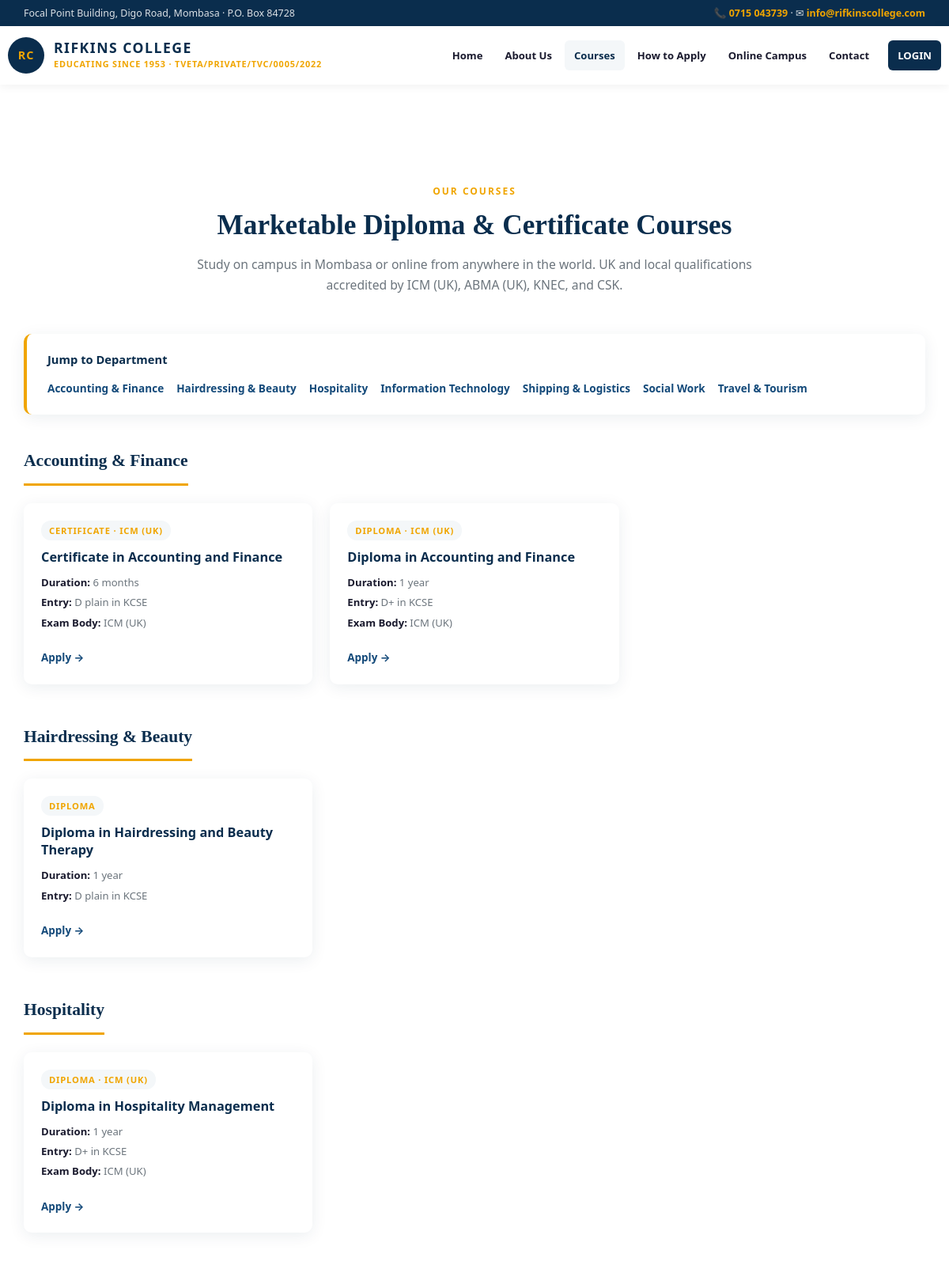
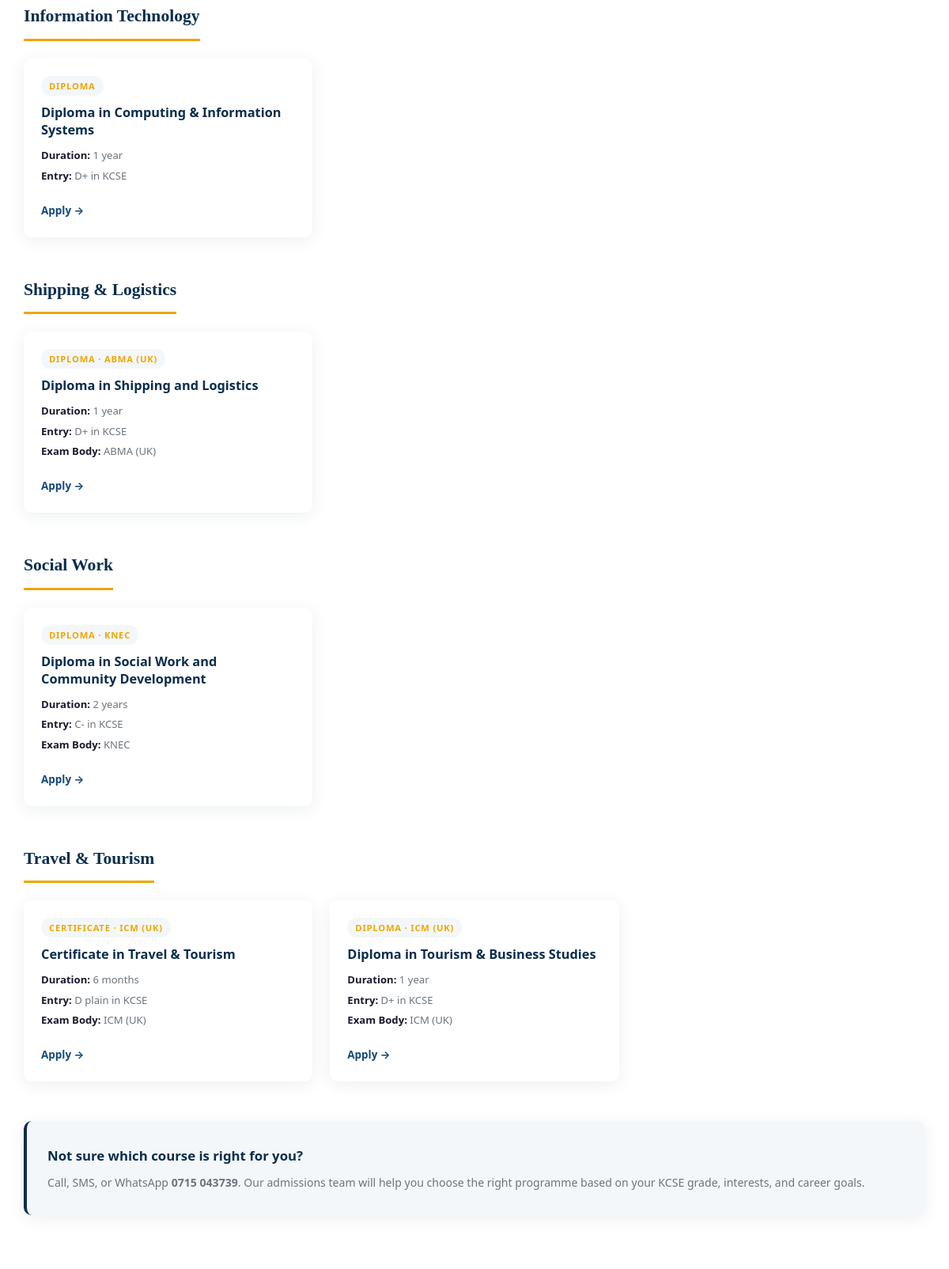
/courses.php (upper part), run on the app's committed database (2 pictures, top to bottom).
### tables this page shows
CREATE TABLE courses (
    id INT AUTO_INCREMENT PRIMARY KEY,
    department_id INT NOT NULL,
    name VARCHAR(150) NOT NULL,
    code VARCHAR(20) UNIQUE NOT NULL,
    level ENUM('Certificate','Diploma') NOT NULL,
    exam_body VARCHAR(50),
    duration VARCHAR(50),
    created_at TIMESTAMP DEFAULT CURRENT_TIMESTAMP,
    FOREIGN KEY (department_id) REFERENCES departments(id)
);

### Public/courses.php (the view, shortened to what this page needs)
<?php
require_once __DIR__ . '/../config/db.php';
$departments = $conn->query("
    SELECT d.id AS dept_id, d.name AS dept_name, d.code AS dept_code,
           c.id AS course_id, c.name AS course_name, c.code AS course_code,
           c.level, c.duration, c.exam_body
    FROM departments d
    LEFT JOIN courses c ON c.department_id = d.id
    ORDER BY d.name, c.name
")->fetch_all(MYSQLI_ASSOC);
$grouped = [];
foreach ($departments as $row) {
    $dept = $row['dept_name'];
    if (!isset($grouped[$dept])) {
        $grouped[$dept] = [
            'code' => $row['dept_code'],
            'courses' => [],
        ];
    }
    if ($row['course_id']) {
        $grouped[$dept]['courses'][] = $row;
    }
}
$entryGrades = [
    'ACC-CERT' => 'D plain in KCSE',
    'ACC-DIP'  => 'D+ in KCSE',
    'HOS-DIP'  => 'D+ in KCSE',
    'TRT-CERT' => 'D plain in KCSE',
    'TRT-DIP'  => 'D+ in KCSE',
    'BEA-DIP'  => 'D plain in KCSE',
    'ICT-DIP'  => 'D+ in KCSE',
    'SHL-DIP'  => 'D+ in KCSE',
    'SWK-DIP'  => 'C- in KCSE',
];
?>
<!DOCTYPE html>
<html lang="en">
<head>
<link rel="stylesheet" href="../assets/css/public.css">
</head>
<body>
<?php include __DIR__ . '/includes/public-header.php'; ?>
<section class="pub-section" style="padding-top:120px;">
    <div class="container">
        <div class="pub-section-header">
            <span class="pub-section-eyebrow">Our Courses</span>
            <h2>Marketable Diploma & Certificate Courses</h2>
            <p class="lead">Study on campus in Mombasa or online from anywhere in the world. UK and local qualifications accredited by ICM (UK), ABMA (UK), KNEC, and CSK.</p>
        </div>
        <?php if (empty($grouped)): ?>
            <div class="empty-state" style="background:var(--white);padding:40px;text-align:center;border-radius:var(--radius);box-shadow:var(--shadow);">
                <p style="color:var(--muted);">Course listings are being updated. Please check back soon or contact <strong>0715 043739</strong> for current programmes.</p>
            </div>
        <?php else: ?>
            <div class="course-toc">
                <h4>Jump to Department</h4>
                <ul>
                    <?php foreach ($grouped as $deptName => $info): ?>
                        <?php if (empty($info['courses'])) continue; ?>
                        <li>
                            <a href="#dept-<?= (int)preg_replace('/[^0-9]/', '', md5($deptName)) ?>">
                                <?= htmlspecialchars($deptName) ?>
                            </a>
                        </li>
                    <?php endforeach; ?>
                </ul>
            </div>
            <?php foreach ($grouped as $deptName => $info): ?>
                <?php if (empty($info['courses'])) continue; ?>
                <div class="course-group dept-anchor" id="dept-<?= (int)preg_replace('/[^0-9]/', '', md5($deptName)) ?>">
                    <h3 class="group-title"><?= htmlspecialchars($deptName) ?></h3>
                    <div class="pub-courses">
                        <?php foreach ($info['courses'] as $c): ?>
                            <div class="pub-course-card">
                                <div class="pub-course-body">
                                    <span class="pub-course-tag">
                                        <?= htmlspecialchars($c['level']) ?>
                                        <?php if ($c['exam_body']): ?> · <?= htmlspecialchars($c['exam_body']) ?><?php endif; ?>
                                    </span>
                                    <h3><?= htmlspecialchars($c['course_name']) ?></h3>
                                    <div class="pub-course-meta">
                                        <?php if ($c['duration']): ?>
                                            <span><strong>Duration:</strong> <?= htmlspecialchars($c['duration']) ?></span>
                                        <?php endif; ?>
                                        <?php if (isset($entryGrades[$c['course_code']])): ?>
                                            <span><strong>Entry:</strong> <?= htmlspecialchars($entryGrades[$c['course_code']]) ?></span>
                                        <?php endif; ?>
                                        <?php if ($c['exam_body']): ?>
                                            <span><strong>Exam Body:</strong> <?= htmlspecialchars($c['exam_body']) ?></span>
                                        <?php endif; ?>
                                    </div>
                                    <a href="apply.php" class="pub-course-link">Apply →</a>
                                </div>
                            </div>
                        <?php endforeach; ?>
                    </div>
                </div>
            <?php endforeach; ?>
        <?php endif; ?>
        <div class="pub-feature" style="margin-top:50px;background:var(--bg-light);border-left:4px solid var(--primary);">
            <h3>Not sure which course is right for you?</h3>
            <p>Call, SMS, or WhatsApp <strong>0715 043739</strong>. Our admissions team will help you choose the right programme based on your KCSE grade, interests, and career goals.</p>
        </div>
    </div>
</section>
</body>
</html>

### Public/includes/public-header.php (shortened to what this page needs)
<?php
$current = basename($_SERVER['PHP_SELF']);
function pubNav($href, $label, $current) {
    $active = ($current === basename($href)) ? ' class="active"' : '';
    echo "<a href=\"$href\"$active>$label</a>";
}
?>
<div class="pub-topbar">
    <div class="container">
        <span> Focal Point Building, Digo Road, Mombasa · P.O. Box 84728</span>
        <span>📞 <a href="tel:+254715043739">0715 043739</a> · ✉ <a href="mailto:info@campus.com">info@rifkinscollege.com</a></span>
    </div>
</div>
<header class="pub-header">
    <div class="container">
        <a href="index.php" class="pub-logo">
            <div class="pub-logo-mark">RC</div>
            <div class="pub-logo-text">
                <strong>RIFKINS COLLEGE</strong>
                <small>Educating Since 1953 · TVETA/PRIVATE/TVC/0005/2022</small>
            </div>
        </a>
        <nav class="pub-nav" id="pubNav">
            <?php pubNav('index.php', 'Home', $current); ?>
            <a href="../login.php" class="btn-portal">LOGIN</a>
        </nav>
    </div>
</header>

### assets/css/public.css (style rules this page uses)
:root { --primary: #0a2d4d; --primary-light: #144a7a; --accent: #f0a500; --accent-hover: #d99400; --success: #1e7e34; --bg-light: #f4f7f9; --white: #ffffff; --text: #1a1a2e; --muted: #6c757d; --border: #dee2e6; --radius: 10px; --shadow: 0 4px 20px rgba(10,45,77,.08); --font-display: 'Georgia', 'Times New Roman', serif; --font-body: 'Segoe UI', system-ui, -apple-system, sans-serif; }
* { margin: 0; padding: 0; box-sizing: border-box; }
html { scroll-behavior: smooth; }
body { font-family: var(--font-body); background: var(--white); color: var(--text); line-height: 1.7; -webkit-font-smoothing: antialiased; overflow-x: hidden; }
.pub-topbar { background: var(--primary); color: rgba(255,255,255,.85); font-size: .78rem; padding: 6px 0; }
.pub-topbar .container { display: flex; justify-content: space-between; flex-wrap: wrap; gap: 8px; }
.pub-topbar a { color: var(--accent); text-decoration: none; font-weight: 600; }
.pub-header { background: var(--white); box-shadow: 0 2px 12px rgba(0,0,0,.06); position: sticky; top: 0; z-index: 1000; }
.pub-header .container { display: flex; align-items: center; justify-content: space-between; padding: 14px 0; }
.pub-logo { display: flex; align-items: center; gap: 12px; text-decoration: none; }
.pub-logo-mark { width: 46px; height: 46px; background: var(--primary); border-radius: 50%; display: flex; align-items: center; justify-content: center; color: var(--accent); font-weight: 800; font-size: .9rem; letter-spacing: 1px; flex-shrink: 0; }
.pub-logo-text { display: flex; flex-direction: column; }
.pub-logo-text strong { color: var(--primary); font-size: 1.1rem; letter-spacing: 1.5px; line-height: 1.2; }
.pub-logo-text small { color: var(--accent); font-size: .68rem; font-weight: 700; letter-spacing: .8px; text-transform: uppercase; }
.pub-nav { display: flex; gap: 4px; align-items: center; }
.pub-nav a { color: var(--text); text-decoration: none; font-size: .82rem; font-weight: 600; padding: 8px 12px; border-radius: 6px; transition: background .15s, color .15s; white-space: nowrap; }
.pub-nav a:hover, .pub-nav a.active { background: var(--bg-light); color: var(--primary); }
.pub-nav .btn-portal { background: var(--primary); color: var(--white); margin-left: 8px; }
.container { max-width: 1180px; margin: 0 auto; padding: 0 20px; }
.pub-section { padding: 70px 0; }
.pub-section-header { text-align: center; max-width: 720px; margin: 0 auto 48px; }
.pub-section-eyebrow { display: inline-block; color: var(--accent); font-weight: 800; font-size: .75rem; letter-spacing: 2px; text-transform: uppercase; margin-bottom: 10px; }
.pub-section h2 { font-family: var(--font-display); font-size: clamp(1.5rem, 3.5vw, 2.2rem); color: var(--primary); line-height: 1.25; margin-bottom: 14px; }
.pub-section p.lead { color: var(--muted); font-size: .98rem; }
.pub-feature { background: var(--white); border-radius: var(--radius); padding: 30px 26px; box-shadow: var(--shadow); border-left: 4px solid var(--accent); transition: transform .2s, box-shadow .2s; }
.pub-feature h3 { color: var(--primary); font-size: 1.05rem; margin-bottom: 8px; }
.pub-feature p { color: var(--muted); font-size: .88rem; line-height: 1.6; }
.pub-courses { display: grid; grid-template-columns: repeat(auto-fill, minmax(280px, 1fr)); gap: 22px; }
.pub-course-card { background: var(--white); border-radius: var(--radius); overflow: hidden; box-shadow: var(--shadow); transition: transform .2s, box-shadow .2s; display: flex; flex-direction: column; }
.pub-course-body { padding: 22px; flex: 1; display: flex; flex-direction: column; gap: 10px; }
.pub-course-tag { display: inline-block; background: var(--bg-light); color: var(--accent); font-size: .7rem; font-weight: 800; letter-spacing: .8px; text-transform: uppercase; padding: 3px 10px; border-radius: 12px; width: fit-content; }
.pub-course-card h3 { color: var(--primary); font-size: 1.02rem; line-height: 1.35; }
.pub-course-meta { font-size: .82rem; color: var(--muted); display: flex; flex-direction: column; gap: 3px; }
.pub-course-meta strong { color: var(--text); }
.pub-course-link { display: inline-block; margin-top: auto; padding-top: 12px; color: var(--primary-light); font-weight: 700; font-size: .84rem; text-decoration: none; }

### data on the page
courses: level "CERTIFICATE", exam_body "ICM (UK)", name "Certificate in Accounting and Finance", duration "6 months", code "D plain in KCSE"
courses: level "DIPLOMA", exam_body "ICM (UK)", name "Diploma in Accounting and Finance", duration "1 year", code "D+ in KCSE"
courses: level "DIPLOMA", name "Diploma in Hairdressing and Beauty Therapy", duration "1 year", code "D plain in KCSE"
courses: level "DIPLOMA", exam_body "ICM (UK)", name "Diploma in Hospitality Management", duration "1 year", code "D+ in KCSE"
courses: level "DIPLOMA", name "Diploma in Computing & Information Systems", duration "1 year", code "D+ in KCSE"
courses: level "DIPLOMA", exam_body "ABMA (UK)", name "Diploma in Shipping and Logistics", duration "1 year", code "D+ in KCSE"
courses: level "DIPLOMA", exam_body "KNEC", name "Diploma in Social Work and Community Development", duration "2 years", code "C- in KCSE"
courses: level "CERTIFICATE", exam_body "ICM (UK)", name "Certificate in Travel & Tourism", duration "6 months", code "D plain in KCSE"
courses: level "DIPLOMA", exam_body "ICM (UK)", name "Diploma in Tourism & Business Studies", duration "1 year", code "D+ in KCSE"

### other printed values
$label "Home About Us Courses How to Apply Online Campus Contact"
$deptName "Accounting & Finance"
$deptName "Hairdressing & Beauty"
$deptName "Hospitality"
$deptName "Information Technology"
$deptName "Shipping & Logistics"
$deptName "Social Work"
$deptName "Travel & Tourism"
